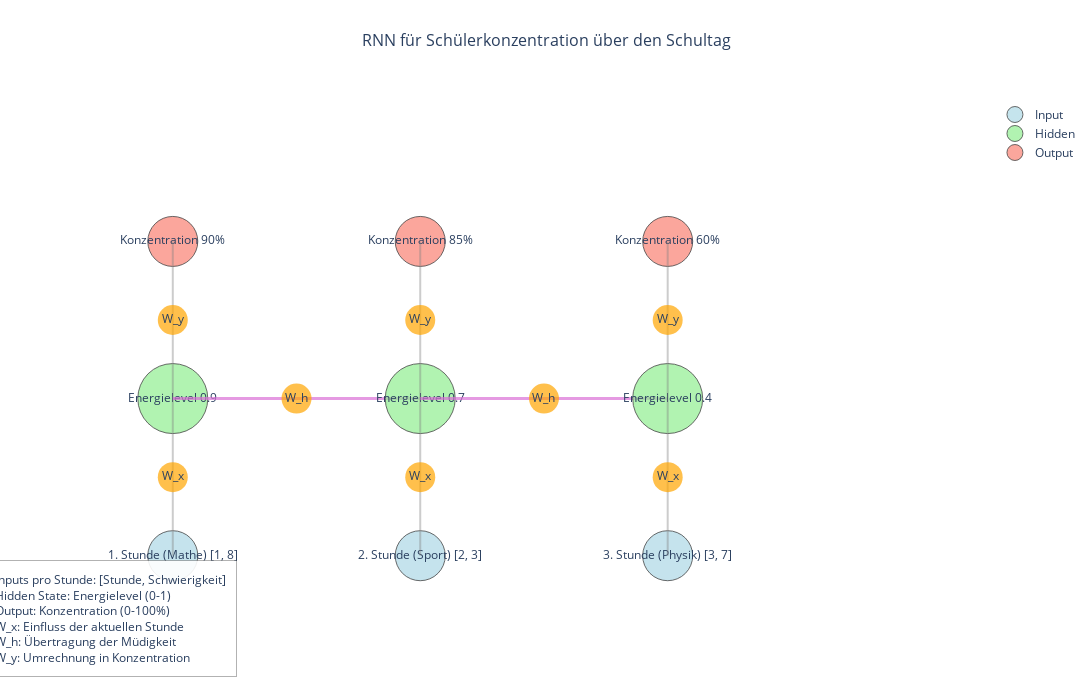

This figure's notebook cell:
### Code cell
import plotly.graph_objects as go
import numpy as np

# Konstanten
NODE_SIZE = dict(
    input=50,
    hidden=70,
    output=50
)

COLORS = dict(
    input='rgba(173, 216, 230, 0.7)',      # hellblau
    hidden='rgba(144, 238, 144, 0.7)',     # hellgrün
    output='rgba(250, 128, 114, 0.7)',     # lachs
    recurrent='rgba(218, 112, 214, 0.7)',  # orchidee
    lines='rgba(128, 128, 128, 0.4)',      # grau
    weights='rgba(255, 165, 0, 0.7)'       # orange für Gewichte
)

# Positionen für die Zeitschritte
TIMESTEPS = 3
X_SPACING = 4  # Erhöht für mehr Platz
Y_SPACING = 2.5  # Erhöht für mehr Platz

# Figure erstellen
fig = go.Figure()

# Funktion zum Hinzufügen von Nodes mit Werten
def add_node(x, y, node_type, main_text, value_text="", show_legend=True):
    text = f"{main_text}<br>{value_text}" if value_text else main_text
    return fig.add_trace(go.Scatter(
        x=[x],
        y=[y],
        mode='markers+text',
        marker=dict(
            size=NODE_SIZE[node_type],
            color=COLORS[node_type],
            line=dict(color='rgba(70, 70, 70, 0.8)', width=1)
        ),
        text=text,
        textposition='middle center',
        name=node_type.capitalize() if show_legend else None,
        showlegend=show_legend
    ))

# Funktion zum Hinzufügen von Verbindungen mit Gewichtstext
def add_connection(x1, y1, x2, y2, weight_text=None, color=COLORS['lines'], width=2):
    fig.add_trace(go.Scatter(
        x=[x1, x2],
        y=[y1, y2],
        mode='lines',
        line=dict(color=color, width=width),
        showlegend=False
    ))
    
    if weight_text:
        x_mid = (x1 + x2) / 2
        y_mid = (y1 + y2) / 2
        
        fig.add_trace(go.Scatter(
            x=[x_mid],
            y=[y_mid],
            mode='markers+text',
            marker=dict(
                size=30,
                color=COLORS['weights']
            ),
            text=weight_text,
            textposition='middle center',
            showlegend=False
        ))

# Input Werte für jede Stunde
inputs = [
    "1. Stunde (Mathe)\n[1, 8]",
    "2. Stunde (Sport)\n[2, 3]",
    "3. Stunde (Physik)\n[3, 7]"
]

# Hidden States (Energielevel)
hidden_states = [
    "Energielevel\n0.9",
    "Energielevel\n0.7",
    "Energielevel\n0.4"
]

# Outputs (Konzentration)
outputs = [
    "Konzentration\n90%",
    "Konzentration\n85%",
    "Konzentration\n60%"
]

# Nodes für jeden Zeitschritt hinzufügen
for t in range(TIMESTEPS):
    # Input node
    add_node(
        x=t * X_SPACING,
        y=0,
        node_type='input',
        main_text=inputs[t],
        show_legend=(t == 0)
    )
    
    # Hidden state node
    add_node(
        x=t * X_SPACING,
        y=Y_SPACING,
        node_type='hidden',
        main_text=hidden_states[t],
        show_legend=(t == 0)
    )
    
    # Output node
    add_node(
        x=t * X_SPACING,
        y=Y_SPACING * 2,
        node_type='output',
        main_text=outputs[t],
        show_legend=(t == 0)
    )
    
    # Verbindungen innerhalb eines Zeitschritts
    add_connection(
        t * X_SPACING,
        0,
        t * X_SPACING,
        Y_SPACING,
        weight_text='W_x'
    )
    
    add_connection(
        t * X_SPACING,
        Y_SPACING,
        t * X_SPACING,
        Y_SPACING * 2,
        weight_text='W_y'
    )
    
    if t < TIMESTEPS - 1:
        add_connection(
            t * X_SPACING,
            Y_SPACING,
            (t + 1) * X_SPACING,
            Y_SPACING,
            weight_text='W_h',
            color=COLORS['recurrent'],
            width=3
        )

# Erklärungsbox
fig.add_annotation(
    x=-1,
    y=-1,
    text='Inputs pro Stunde: [Stunde, Schwierigkeit]<br>' + 
         'Hidden State: Energielevel (0-1)<br>' +
         'Output: Konzentration (0-100%)<br>' +
         'W_x: Einfluss der aktuellen Stunde<br>' +
         'W_h: Übertragung der Müdigkeit<br>' +
         'W_y: Umrechnung in Konzentration',
    showarrow=False,
    font=dict(size=12),
    align='left',
    bgcolor='rgba(255, 255, 255, 0.9)',
    bordercolor='rgba(0, 0, 0, 0.3)',
    borderwidth=1,
    borderpad=10
)

# Layout
fig.update_layout(
    title=dict(
        text='RNN für Schülerkonzentration über den Schultag',
        x=0.5,
        y=0.95,
        font=dict(size=16)
    ),
    showlegend=True,
    xaxis=dict(
        showticklabels=False,
        range=[-1.5, TIMESTEPS * X_SPACING + 1]
    ),
    yaxis=dict(
        showticklabels=False,
        range=[-1.5, Y_SPACING * 2.5 + 1]
    ),
    plot_bgcolor='white',
    width=1200,  # Breiter für bessere Lesbarkeit
    height=700,  # Höher für bessere Lesbarkeit
    margin=dict(t=100, b=50)
)

fig.show()

### Figure 1 — Plotly figure (JSON) as saved in the notebook; plotly's stock layout.template omitted (floating-point values rounded to 4 significant figures)
{"data": [{"marker": {"color": "rgba(173, 216, 230, 0.7)", "line": {"color": "rgba(70, 70, 70, 0.8)", "width": 1}, "size": 50}, "mode": "markers+text", "name": "Input", "showlegend": true, "text": "1. Stunde (Mathe)\n[1, 8]", "textposition": "middle center", "type": "scatter", "x": [0], "y": [0]}, {"marker": {"color": "rgba(144, 238, 144, 0.7)", "line": {"color": "rgba(70, 70, 70, 0.8)", "width": 1}, "size": 70}, "mode": "markers+text", "name": "Hidden", "showlegend": true, "text": "Energielevel\n0.9", "textposition": "middle center", "type": "scatter", "x": [0], "y": [2.5]}, {"marker": {"color": "rgba(250, 128, 114, 0.7)", "line": {"color": "rgba(70, 70, 70, 0.8)", "width": 1}, "size": 50}, "mode": "markers+text", "name": "Output", "showlegend": true, "text": "Konzentration\n90%", "textposition": "middle center", "type": "scatter", "x": [0], "y": [5]}, {"line": {"color": "rgba(128, 128, 128, 0.4)", "width": 2}, "mode": "lines", "showlegend": false, "type": "scatter", "x": [0, 0], "y": [0, 2.5]}, {"marker": {"color": "rgba(255, 165, 0, 0.7)", "size": 30}, "mode": "markers+text", "showlegend": false, "text": "W_x", "textposition": "middle center", "type": "scatter", "x": [0], "y": [1.25]}, {"line": {"color": "rgba(128, 128, 128, 0.4)", "width": 2}, "mode": "lines", "showlegend": false, "type": "scatter", "x": [0, 0], "y": [2.5, 5]}, {"marker": {"color": "rgba(255, 165, 0, 0.7)", "size": 30}, "mode": "markers+text", "showlegend": false, "text": "W_y", "textposition": "middle center", "type": "scatter", "x": [0], "y": [3.75]}, {"line": {"color": "rgba(218, 112, 214, 0.7)", "width": 3}, "mode": "lines", "showlegend": false, "type": "scatter", "x": [0, 4], "y": [2.5, 2.5]}, {"marker": {"color": "rgba(255, 165, 0, 0.7)", "size": 30}, "mode": "markers+text", "showlegend": false, "text": "W_h", "textposition": "middle center", "type": "scatter", "x": [2], "y": [2.5]}, {"marker": {"color": "rgba(173, 216, 230, 0.7)", "line": {"color": "rgba(70, 70, 70, 0.8)", "width": 1}, "size": 50}, "mode": "markers+text", "showlegend": false, "text": "2. Stunde (Sport)\n[2, 3]", "textposition": "middle center", "type": "scatter", "x": [4], "y": [0]}, {"marker": {"color": "rgba(144, 238, 144, 0.7)", "line": {"color": "rgba(70, 70, 70, 0.8)", "width": 1}, "size": 70}, "mode": "markers+text", "showlegend": false, "text": "Energielevel\n0.7", "textposition": "middle center", "type": "scatter", "x": [4], "y": [2.5]}, {"marker": {"color": "rgba(250, 128, 114, 0.7)", "line": {"color": "rgba(70, 70, 70, 0.8)", "width": 1}, "size": 50}, "mode": "markers+text", "showlegend": false, "text": "Konzentration\n85%", "textposition": "middle center", "type": "scatter", "x": [4], "y": [5]}, {"line": {"color": "rgba(128, 128, 128, 0.4)", "width": 2}, "mode": "lines", "showlegend": false, "type": "scatter", "x": [4, 4], "y": [0, 2.5]}, {"marker": {"color": "rgba(255, 165, 0, 0.7)", "size": 30}, "mode": "markers+text", "showlegend": false, "text": "W_x", "textposition": "middle center", "type": "scatter", "x": [4], "y": [1.25]}, {"line": {"color": "rgba(128, 128, 128, 0.4)", "width": 2}, "mode": "lines", "showlegend": false, "type": "scatter", "x": [4, 4], "y": [2.5, 5]}, {"marker": {"color": "rgba(255, 165, 0, 0.7)", "size": 30}, "mode": "markers+text", "showlegend": false, "text": "W_y", "textposition": "middle center", "type": "scatter", "x": [4], "y": [3.75]}, {"line": {"color": "rgba(218, 112, 214, 0.7)", "width": 3}, "mode": "lines", "showlegend": false, "type": "scatter", "x": [4, 8], "y": [2.5, 2.5]}, {"marker": {"color": "rgba(255, 165, 0, 0.7)", "size": 30}, "mode": "markers+text", "showlegend": false, "text": "W_h", "textposition": "middle center", "type": "scatter", "x": [6], "y": [2.5]}, {"marker": {"color": "rgba(173, 216, 230, 0.7)", "line": {"color": "rgba(70, 70, 70, 0.8)", "width": 1}, "size": 50}, "mode": "markers+text", "showlegend": false, "text": "3. Stunde (Physik)\n[3, 7]", "textposition": "middle center", "type": "scatter", "x": [8], "y": [0]}, {"marker": {"color": "rgba(144, 238, 144, 0.7)", "line": {"color": "rgba(70, 70, 70, 0.8)", "width": 1}, "size": 70}, "mode": "markers+text", "showlegend": false, "text": "Energielevel\n0.4", "textposition": "middle center", "type": "scatter", "x": [8], "y": [2.5]}, {"marker": {"color": "rgba(250, 128, 114, 0.7)", "line": {"color": "rgba(70, 70, 70, 0.8)", "width": 1}, "size": 50}, "mode": "markers+text", "showlegend": false, "text": "Konzentration\n60%", "textposition": "middle center", "type": "scatter", "x": [8], "y": [5]}, {"line": {"color": "rgba(128, 128, 128, 0.4)", "width": 2}, "mode": "lines", "showlegend": false, "type": "scatter", "x": [8, 8], "y": [0, 2.5]}, {"marker": {"color": "rgba(255, 165, 0, 0.7)", "size": 30}, "mode": "markers+text", "showlegend": false, "text": "W_x", "textposition": "middle center", "type": "scatter", "x": [8], "y": [1.25]}, {"line": {"color": "rgba(128, 128, 128, 0.4)", "width": 2}, "mode": "lines", "showlegend": false, "type": "scatter", "x": [8, 8], "y": [2.5, 5]}, {"marker": {"color": "rgba(255, 165, 0, 0.7)", "size": 30}, "mode": "markers+text", "showlegend": false, "text": "W_y", "textposition": "middle center", "type": "scatter", "x": [8], "y": [3.75]}], "layout": {"annotations": [{"align": "left", "bgcolor": "rgba(255, 255, 255, 0.9)", "bordercolor": "rgba(0, 0, 0, 0.3)", "borderpad": 10, "borderwidth": 1, "font": {"size": 12}, "showarrow": false, "text": "Inputs pro Stunde: [Stunde, Schwierigkeit]<br>Hidden State: Energielevel (0-1)<br>Output: Konzentration (0-100%)<br>W_x: Einfluss der aktuellen Stunde<br>W_h: Übertragung der Müdigkeit<br>W_y: Umrechnung in Konzentration", "x": -1, "y": -1}], "height": 700, "margin": {"b": 50, "t": 100}, "plot_bgcolor": "white", "showlegend": true, "title": {"font": {"size": 16}, "text": "RNN für Schülerkonzentration über den Schultag", "x": 0.5, "y": 0.95}, "width": 1200, "xaxis": {"range": [-1.5, 13], "showticklabels": false}, "yaxis": {"range": [-1.5, 7.25], "showticklabels": false}}}
